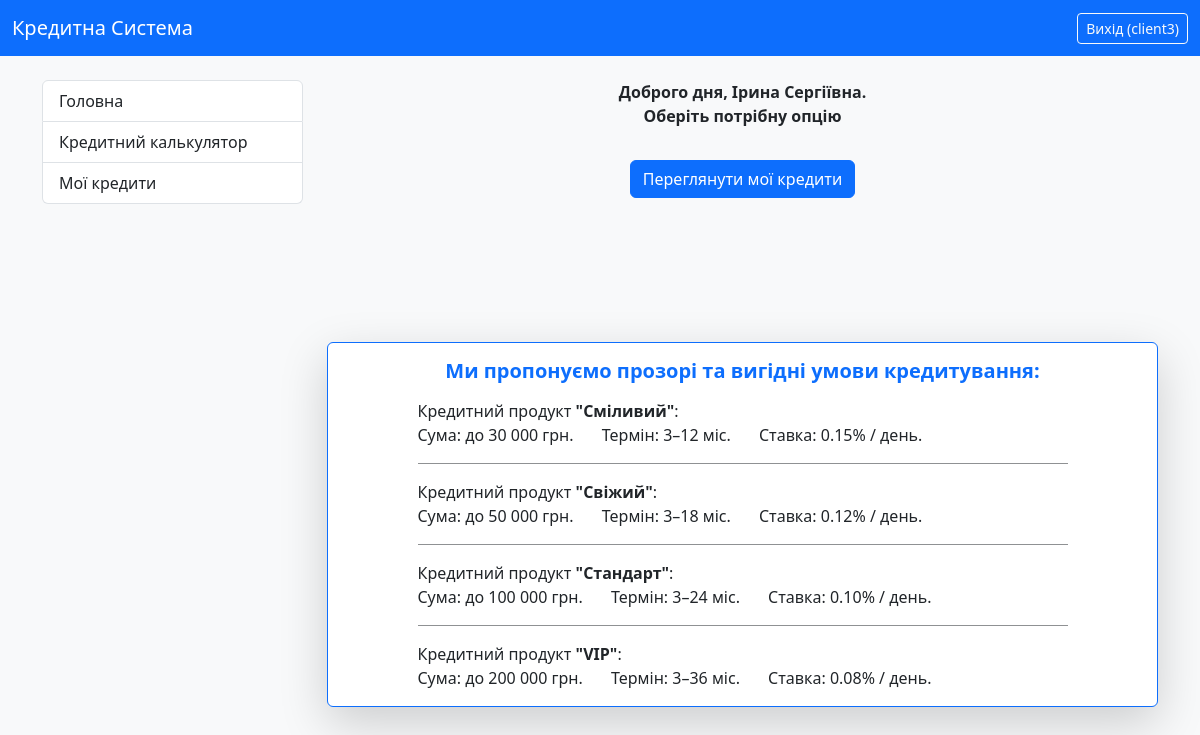
The app's page / (signed in) with its own data.
### credit_system/models.py (models this page shows, shortened)
class CustomUser(AbstractUser):
    ROLE_CHOICES = (
        ('admin', 'Адмін'),
        ('manager', 'Менеджер'),
        ('client', 'Клієнт'),
    )
    role = models.CharField(
        max_length=10,
        choices=ROLE_CHOICES,
        default='client',
        verbose_name="Роль користувача"
    )
    middle_name = models.CharField(max_length=100, verbose_name="По батькові", blank=True)
    IPN = models.CharField(
        max_length=10,
        unique=True,
        verbose_name="ІПН",
        validators=[numeric_validator],
        null=True,
        blank=True
    )
    phone_number = models.CharField(max_length=20, verbose_name="Номер телефону", blank=True)
    address = models.CharField(max_length=255, verbose_name="Адреса", blank=True)
    date_of_birth = models.DateField(verbose_name="Дата народження", null=True, blank=True)
    SEX_CHOICES = (
        ('m', 'Чоловіча'),  # Значення в базі: 'm', Зображається: 'Чоловіча'
        ('w', 'Жіноча'),  # Значення в базі: 'w', Зображається: 'Жіноча'
    )
    sex = models.CharField(
        max_length=1,
        choices=SEX_CHOICES,
        default='m',
        verbose_name="Стать",
        blank=True,
        null=True
    )
    address_registration = models.CharField(max_length=255, verbose_name="Адреса прописки", blank=True)
    address_residential = models.CharField(max_length=255, verbose_name="Адреса проживання", blank=True)
    place_of_birth = models.CharField(max_length=255, verbose_name="Місце народження", blank=True)
    passport_series = models.CharField(max_length=2, verbose_name="Серія паспорту", blank=True)
    passport_number = models.CharField(max_length=10, verbose_name="Номер паспорту", blank=True)
    passport_vidan = models.CharField(max_length=255, verbose_name="Орган що видав паспорт", blank=True)
    passport_date = models.DateField(verbose_name="Дата видачі паспорта", null=True, blank=True)
    work_place = models.CharField(max_length=100, verbose_name="Місце роботи", blank=True)
    position = models.CharField(max_length=100, verbose_name="Посада", blank=True)
    notes = models.CharField(max_length=255, verbose_name="Нотатки", blank=True)
    @property
    def is_manager(self):
        return self.role == 'manager' or self.is_superuser
    @property
    def is_client(self):
        return self.role == 'client'
    class Meta:
        verbose_name = "Користувач"
        verbose_name_plural = "Користувачі"

### credit_system/views.py (the view)
# urls.py: path('', index, name='index'),
def index(request):
    context = {
        'page_title': 'Ласкаво просимо!',
        'content_message': 'Оберіть потрібну опцію в меню'
    }
    return render(request, 'credit_system/index.html', context)

### credit_system/templates/credit_system/index.html (shortened to what this page needs)
{% extends "credit_system/base.html" %}
{% block content %}
    <div class="text-center">
        {% if user.is_authenticated %}
            <p><strong>Доброго дня,  {{ user.first_name }}  {{ user.middle_name }}. <br>Оберіть потрібну опцію</strong></p>
            {% if user.is_superuser or user.is_manager %}
                <a href="{% url 'admin:index' %}" class="btn btn-warning mt-3">Перейти до адмін-панелі</a><br>
                <a href="{% url 'all_credits_list' %}" class="btn btn-primary mt-3">Переглянути всі кредити</a><br>
                <a href="{% url 'all_clients_list' %}" class="btn btn-primary mt-3">Переглянути всіх клієнтів</a><br>
                {% elif user.is_client %}
                <a href="{% url 'user_credits_list' %}" class="btn btn-primary mt-3">Переглянути мої кредити</a>
            {% endif %}
        {% else %}
            <a href="{% url 'login' %}" class="btn btn-outline-primary mt-3">Будь ласка, виконайте вхід для отримання доступу до всіх можливостей</a>
        {% endif %}
    </div>
    <div class="row justify-content-center mt-5">
        <div class="col-lg-12 text-center">
            {% if user.is_authenticated and user.is_manager %}
                <div class="alert alert-info shadow-sm p-4">
                    <h4 class="alert-heading">Панель управління кредитною системою</h4>
                    <p class="lead">
                        Ви увійшли як **Менеджер**.<br> У вас є повний доступ до всіх можливостей керування кредитним портфелем, включая адмін-панель.
                    </p>
                    <hr>
                    <p class="mb-0 small">
                        Перейдіть до **Списку всіх клієнтів** або **Списку всіх кредитів** для початку роботи.
                    </p>
                </div>
            {% else %}
                <br><br>
                <div class="card shadow-lg border-primary mt-5">
                    <div class="card-body py-3 px-3">
                        <h5 class="card-title text-primary fw-bold mb-3"> Ми пропонуємо прозорі та вигідні умови кредитування:</h5>
                        <ul class="list-unstyled text-start mx-auto mb-3 fs-6" style="max-width: 650px;">
                            <li> Кредитний продукт <strong>"Сміливий"</strong>:</li>
                            <li class="d-inline me-4">Сума: до 30 000 грн.</li>
                            <li class="d-inline me-4">Термін: 3–12 міс.</li>
                            <li class="d-inline me-4">Ставка: 0.15% / день.</li>
                        </ul>
                        <hr class="mx-auto my-3" style="max-width: 650px; opacity: 0.5;">
                        <ul class="list-unstyled text-start mx-auto mb-3 fs-6" style="max-width: 650px;">
                            <li> Кредитний продукт <strong>"Свіжий"</strong>:</li>
                            <li class="d-inline me-4">Сума: до 50 000 грн.</li>
                            <li class="d-inline me-4">Термін: 3–18 міс.</li>
                            <li class="d-inline me-4">Ставка: 0.12% / день.</li>
                        </ul>
                        <hr class="mx-auto my-3" style="max-width: 650px; opacity: 0.5;">
                        <ul class="list-unstyled text-start mx-auto mb-3 fs-6" style="max-width: 650px;">
                            <li> Кредитний продукт <strong>"Стандарт"</strong>:</li>
                            <li class="d-inline me-4">Сума: до 100 000 грн.</li>
                            <li class="d-inline me-4">Термін: 3–24 міс.</li>
                            <li class="d-inline me-4">Ставка: 0.10% / день.</li>
                        </ul>
                        <hr class="mx-auto my-3" style="max-width: 650px; opacity: 0.5;">
                        <ul class="list-unstyled text-start mx-auto mb-0 fs-6" style="max-width: 650px;">
                            <li> Кредитний продукт <strong>"VIP"</strong>:</li>
                            <li class="d-inline me-4">Сума: до 200 000 грн.</li>
                            <li class="d-inline me-4">Термін: 3–36 міс.</li>
                            <li class="d-inline me-4">Ставка: 0.08% / день.</li>
                        </ul>
                    </div>
                </div>
            {% endif %}
        </div>
    </div>
{% endblock %}

### credit_system/templates/credit_system/base.html (shortened to what this page needs)
{% load static %}
<!DOCTYPE html>
<html lang="uk">
<head>
    <link href="https://cdn.jsdelivr.net/npm/bootstrap@5.3.3/dist/css/bootstrap.min.css" rel="stylesheet">
    <link rel="stylesheet" href="{% static 'credit_system/style.css' %}">
</head>
<body class="bg-light">
<nav class="navbar navbar-expand-lg navbar-dark bg-primary">
  <div class="container-fluid">
    <a class="navbar-brand" href="{% url 'index' %}">Кредитна Система</a>
    <div class="d-flex">
      {% if user.is_authenticated %}
        <form method="post" action="{% url 'logout' %}" class="d-inline">
          <button type="submit" class="btn btn-outline-light btn-sm">
            Вихід ({{ user.username }})
          </button>
        </form>
      {% else %}
        <a href="{% url 'login' %}" class="btn btn-outline-light btn-sm">Вхід</a>
      {% endif %}
    </div>
  </div>
</nav>
<div class="container mt-4">
  <div class="row">
    <div class="col-lg-3 mb-3">
      <div class="list-group">
        <a href="{% url 'index' %}" class="list-group-item list-group-item-action">
          Головна
        </a>
        <a href="{% url 'credit_calculator' %}" class="list-group-item list-group-item-action">
          Кредитний калькулятор
        </a>
        {% if user.is_authenticated %}
            {% if user.is_superuser or user.is_manager %}
                <a href="{% url 'all_credits_list' %}" class="list-group-item list-group-item-action">
                    Кредитний портфель
                </a>
                <a href="{% url 'all_clients_list' %}" class="list-group-item list-group-item-action">
                    Список клієнтів
                </a>
            {% elif user.is_client %}
                <a href="{% url 'user_credits_list' %}" class="list-group-item list-group-item-action">
                    Мої кредити
                </a>
            {% endif %}
        {% endif %}
      </div>
    </div>
    <div class="col-lg-9">
      {% block content %}
      {% endblock %}
    </div>
  </div>
</div>
</body>
</html>

### credit_system/static/credit_system/style.css (style rules this page uses)
body { background-color: #f8f9fa; }
.card { overflow: visible !important; }

### records on screen
CustomUser: username "client3", first_name "Ірина", middle_name "Сергіївна"
